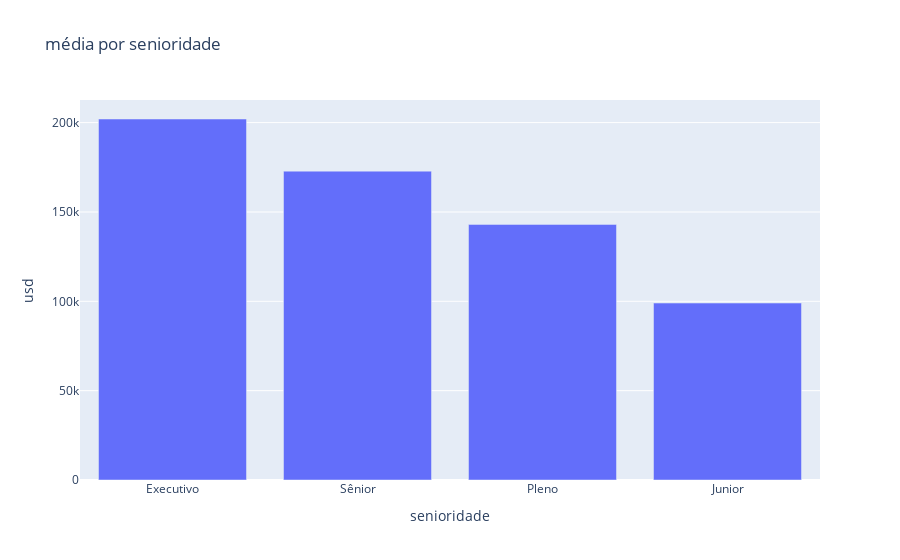

The notebook cell saved with this chart:
### Markdown cell above
Construindo o grfaico usando o plotly
    
-> bar: Função do plotly que tem como objetivo criar o gráfico de barras
interativo. A função recebe como argumento:

-> senioridade_media_salario: base de dados (agrupamentos que criamos) que irá
conter os valores que construirão o gráfico.

-> x: Ira conter os valores do eixo x (coluna senioridade do agrupamento)

-> y: Ira conter os valores do eixo y (coluna usd que contém as médias dos  salários do agrupamento)

-> title: Irá definir o titulo do gráfico

-> labels: Irá conter os rótulos do gráfico

-> fig.show(): Irá apresentar o gráfico na tela

### Code cell
fig = px.bar(
    
    senioridade_media_salario,
    
    x = 'senioridade',
    
    y = 'usd',
    
    title = 'média por senioridade',
    
    labels = {'Senioridade': 'Nivel de Senioridade', 'USD':'Nivel Salárial Anual(USD)'}
    
)

fig.show()

### Figure 1 — Plotly figure (JSON) as saved in the notebook; plotly's stock layout.template omitted (floating-point values rounded to 4 significant figures)
{"data": [{"alignmentgroup": "True", "hovertemplate": "senioridade=%{x}<br>usd=%{y}<extra></extra>", "legendgroup": "", "marker": {"color": "#636efa", "pattern": {"shape": ""}}, "name": "", "offsetgroup": "", "orientation": "v", "showlegend": false, "textposition": "auto", "type": "bar", "x": ["Executivo", "Sênior", "Pleno", "Junior"], "xaxis": "x", "y": [202000.0, 172900.0, 143000.0, 99030.0], "yaxis": "y"}], "layout": {"barmode": "relative", "legend": {"tracegroupgap": 0}, "title": {"text": "média por senioridade"}, "xaxis": {"anchor": "y", "domain": [0, 1], "title": {"text": "senioridade"}}, "yaxis": {"anchor": "x", "domain": [0, 1], "title": {"text": "usd"}}}}
